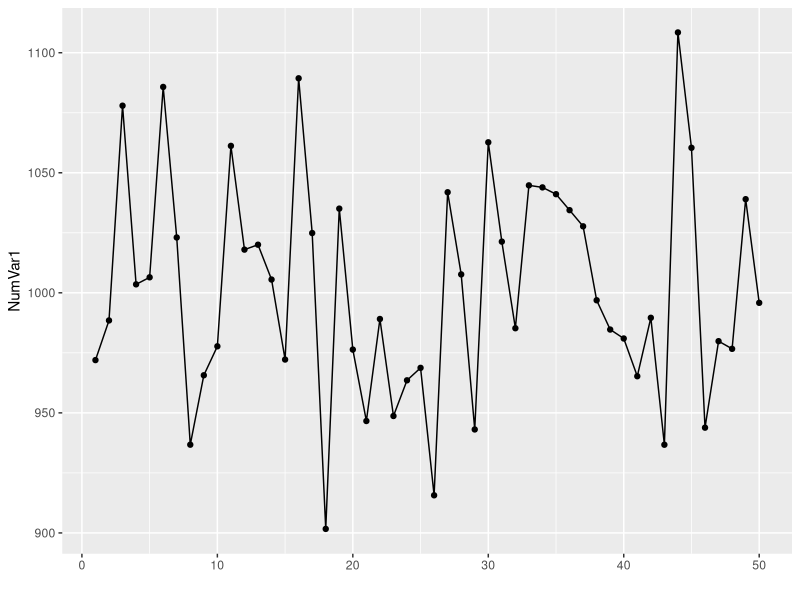
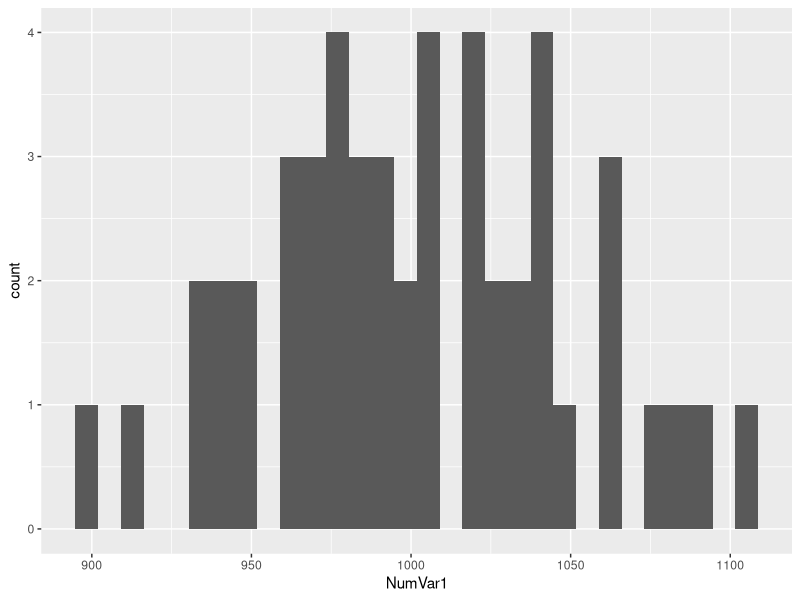
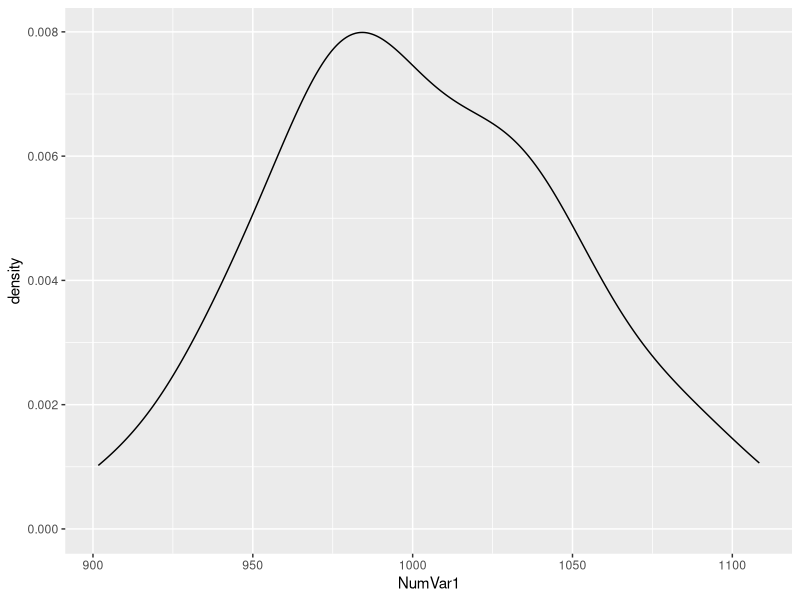
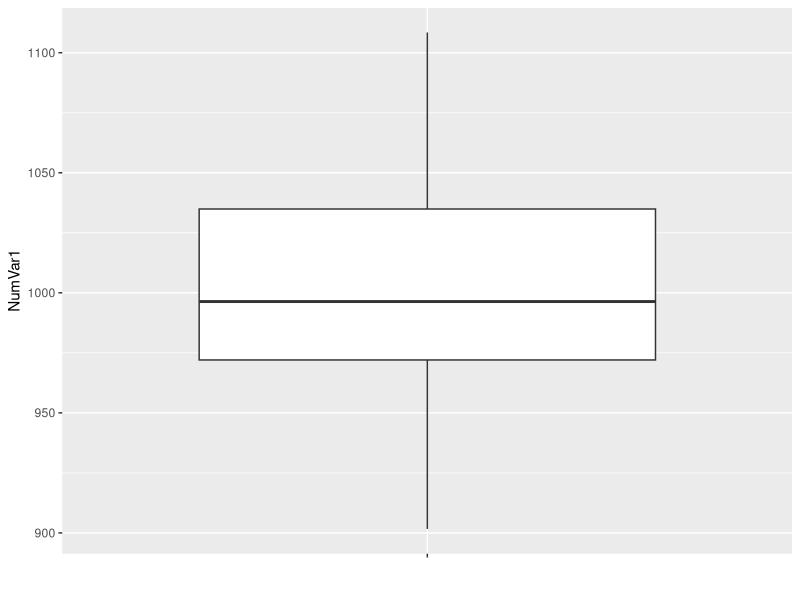
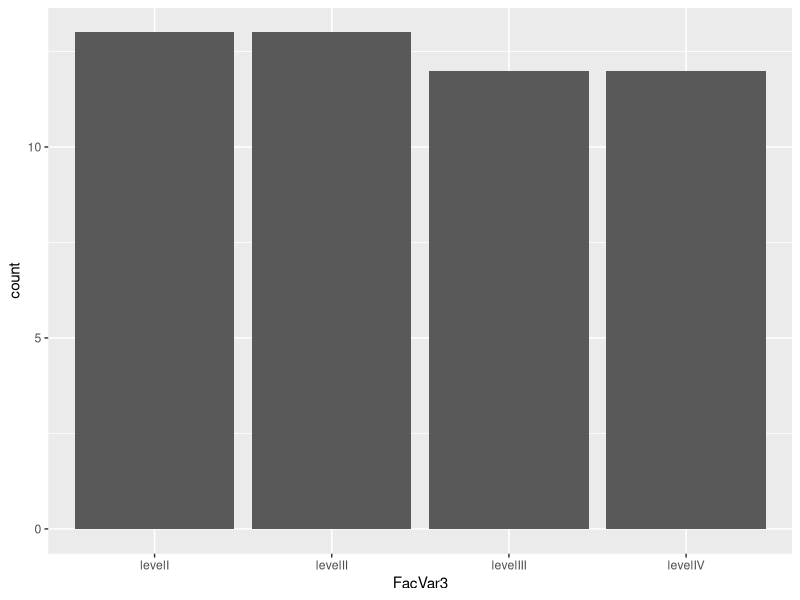
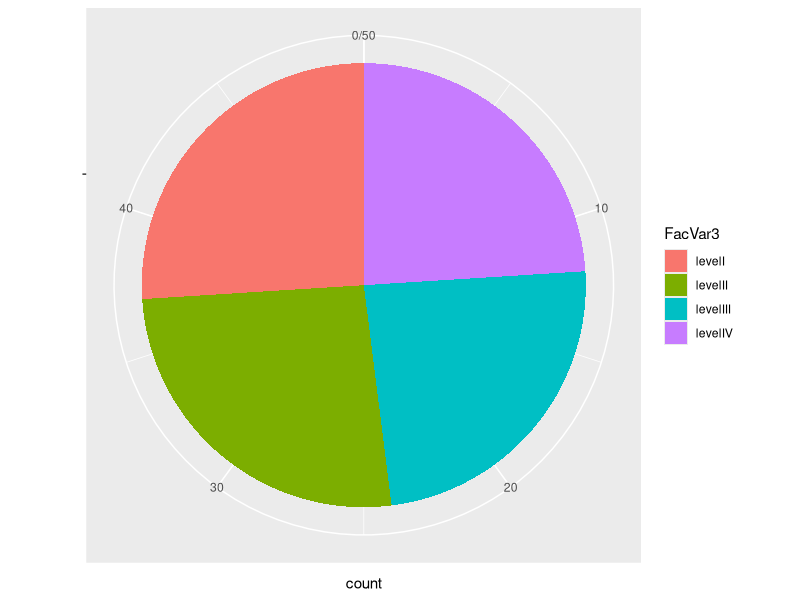
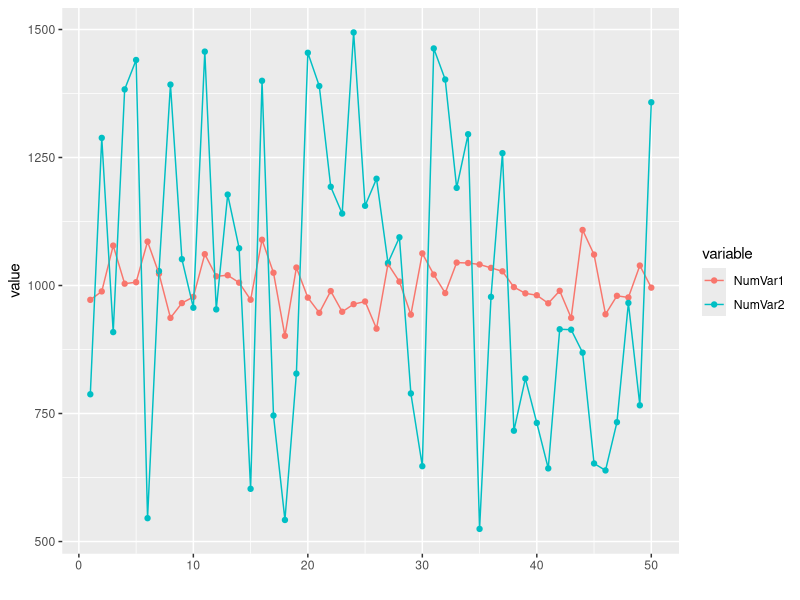
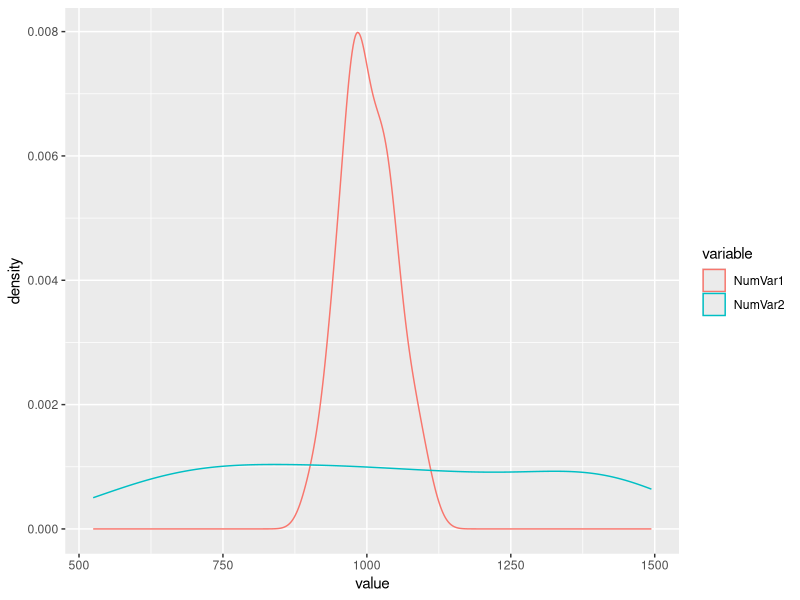

Reproduce these figures in R, in order.
## ---- chunk 1
FacVar1=as.factor(rep(c("level1","level2"),25))
FacVar2=as.factor(rep(c("levelA","levelB","levelC"),17)[-51])
FacVar3=as.factor(rep(c("levelI","levelII","levelIII","levelIV"),13)[-c(51:52)])
## ---- chunk 2
set.seed(123)
NumVar1=round(rnorm(n=50,mean=1000,sd=50),digits=2) ## Normal distribution
set.seed(123)
NumVar2=round(runif(n=50,min=500,max=1500),digits=2) ## Uniform distribution
set.seed(123)
NumVar3=round(rexp(n=50,rate=.001)) ## Exponential distribution
NumVar4=2001:2050

simData=data.frame(FacVar1,FacVar2,FacVar3,NumVar1,NumVar2,NumVar3,NumVar4)
## ---- chunk 3
library(ggplot2)
library(reshape2)
## ---- chunk 4
ggplot(simData,aes(y=NumVar1,x=1:nrow(simData),group="NumVar1"))+geom_point()+geom_line()+ xlab("") ## Index plot 
## ---- chunk 5
ggplot(simData,aes(x=NumVar1))+geom_histogram()
## ---- chunk 6
ggplot(simData,aes(x=NumVar1))+geom_density() 
## ---- chunk 7
ggplot(simData,aes(x=factor(""),y=NumVar1))+geom_boxplot()+ xlab("") ## box plot
## ---- chunk 8
ggplot(simData,aes(x=FacVar3))+geom_bar()
## ---- chunk 9
ggplot(simData,aes(x = factor(""), fill=FacVar3, label=FacVar3))+geom_bar()+ coord_polar(theta = "y")  +scale_x_discrete("")
## ---- chunk 10
simtmp=simData[,c(4:5)] ## 4th and 5th columns are NumVar1 and NumVar2
simtmp$index=1:nrow(simtmp)
simtmpmelt=melt(simtmp,id=c("index"))

## line plots with observation number as index
ggplot(simtmpmelt,aes(y=value,x=index,color=variable))+geom_point()+geom_line()+xlab("")
## ---- chunk 11
ggplot(simtmpmelt,aes(x=value,color=variable))+geom_density()
## ---- chunk 12
ggplot(simData,aes(x=NumVar1,y=NumVar2))+geom_point()
## ---- chunk 13
ggMMplot <- function(var1, var2){
  require(ggplot2)
  levVar1 <- length(levels(var1))
  levVar2 <- length(levels(var2))
  
  jointTable <- prop.table(table(var1, var2))
  plotData <- as.data.frame(jointTable)
  plotData$marginVar1 <- prop.table(table(var1)) ##creates a table of proportions
  plotData$var2Height <- plotData$Freq / plotData$marginVar1
  plotData$var1Center <- c(0, cumsum(plotData$marginVar1)[1:levVar1 -1]) +
    plotData$marginVar1 / 2
  
  ggplot(plotData, aes(var1Center, var2Height)) +
    geom_bar(stat = "identity", aes(width = marginVar1, fill = var2), col = "Black") +
    geom_text(aes(label = as.character(var1), x = var1Center, y = 1.05)) 
}
ggMMplot(simData$FacVar2, simData$FacVar3)
## ---- chunk 14
bartabledat = as.data.frame(table(simData$FacVar2, simData$FacVar3)) ## get the cross tab
ggplot(bartabledat,aes(x=Var2,y=Freq,fill=Var1))+geom_bar(position="dodge", stat="identity") 
## added stat="identity" (since we are in fact, mapping a variable to y)
## ---- chunk 15
ggplot(bartabledat,aes(x=Var2,y=Freq,fill=Var1))+geom_bar(stat="identity") ## stacked
## ---- chunk 16
bartableprop =as.data.frame(prop.table(table(simData$FacVar2, simData$FacVar3),2)*100) 
ggplot(bartableprop,aes(x=Var2,y=Freq,fill=Var1))+geom_bar(stat="identity")##added stat="identity"
## ---- chunk 17
ggplot(simData,aes(x=FacVar1,y=NumVar1))+geom_boxplot()
## ---- chunk 18
ggplot(simData,aes(x=NumVar1,color=FacVar1))+geom_density()
## ---- chunk 19
meanagg = aggregate(simData$NumVar1, list(simData$FacVar3), mean) ##aggregate function groups data by the specified variables
ggplot(meanagg,aes(x=Group.1,y=x))+geom_point()+coord_flip() ## Dot Chart equivalent
## ---- chunk 20
meanagg = aggregate(simData$NumVar1, list(simData$FacVar3), mean)
ggplot(meanagg,aes(x=Group.1,y=x))+geom_bar(stat="identity")
##added stat="identity"
## ---- chunk 21
Threebartable = as.data.frame(table(simData$FacVar1, simData$FacVar2, simData$FacVar3)) ## CrossTab
ggplot(Threebartable,aes(x=Var3,y=Freq,fill=Var2))+geom_bar(position="dodge",stat="identity")+facet_wrap(~Var1) ## Bar plot with facetting
## ---- chunk 22
## boxplot of NumVar1 over an interaction of 6 levels of the combination of FacVar1 and FacVar2
ggplot(simData,aes(x=FacVar2,y=NumVar1, fill=FacVar1))+geom_boxplot()
## ---- chunk 23
## Mean of 1 Numeric over levels of two factor vars
meanaggg = aggregate(simData$NumVar1, list(simData$FacVar1, simData$FacVar2), mean)
## Dot Chart equivalent
ggplot(meanaggg,aes(x=Group.2,y=x,color=Group.2))+geom_point()+coord_flip()+facet_wrap(~Group.1, ncol=1)
## ---- chunk 24
## Interaction chart - line chart
ggplot(meanaggg,aes(x=Group.2,y=x,color=Group.1, group=Group.1))+geom_point()+geom_line()
## ---- chunk 25
ggplot(meanaggg,aes(x=Group.2,y=x))+geom_bar(stat="identity")+facet_wrap(~Group.1)
## ---- chunk 26
ggplot(simData,aes(x=NumVar1,y=NumVar2,color=FacVar1))+geom_point()
## Scatter plot with color identifying the factor variable
## ---- chunk 27
# NumVar4 is 2001 through 2050... possibly, a time variable - use that as the x-axis
simtmpp=simData[,c(4,5,7)]
simtmppmelt=melt(simtmpp,id=c("NumVar4"))
ggplot(simtmppmelt,aes(x=NumVar4,y=value,color=variable,group=variable))+geom_point()+geom_line()
## ---- chunk 28
ggplot(simtmppmelt,aes(x=NumVar4,y=value,fill=variable))+geom_area(position="stack")
## ---- chunk 29
ggplot(simtmppmelt,aes(x=NumVar4,y=value,fill=variable))+geom_area(position="fill")
